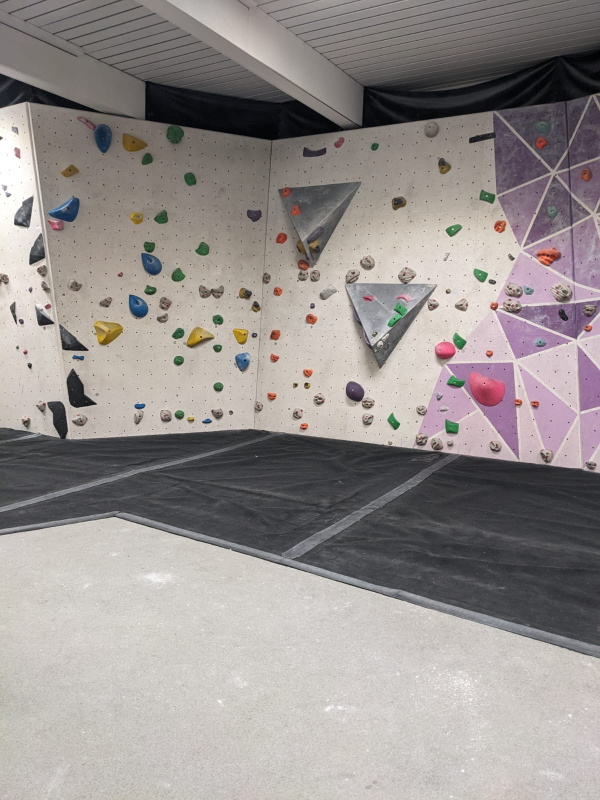
#> input picture fastAPI/processing/climbing1.jpeg, 1200 x 1600 px, found by its file name (shown at 1/2 size)
$ python findHolds.py
#> lines starting #> are read from the running program, lines starting #| are printed output that depends on the picture; after the words box and inside, x2 and y2 are one past the last pixel; in counts of white or black regions, pixels touching at a corner belong together
import cv2
import numpy as np

unprocessed = r"C:\Users\TarFa\code\climbingBuddy\fastAPI\processing\climbing1.jpeg"
destination = r"C:\Users\TarFa\code\climbingBuddy\fastAPI\processing\processed_images\test.jpeg"

image = cv2.imread(unprocessed)
#> image is the input picture: shape (1600, 1200, 3); mean B, G, R 142.8, 144.6, 150.6
image = image[0:950, 100:800]
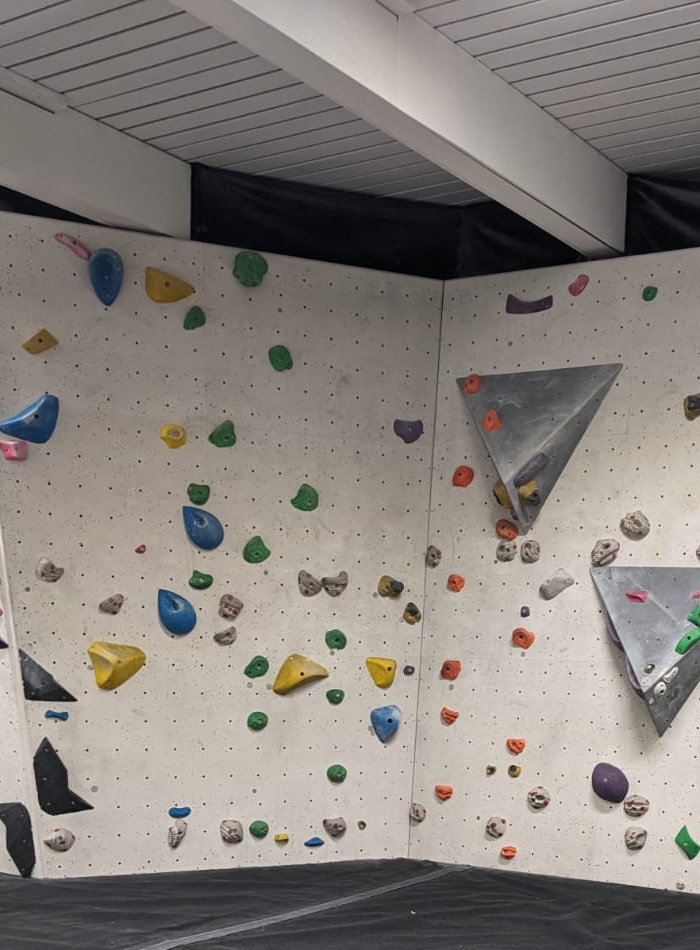
#> image: shape (950, 700, 3); mean B, G, R 124.6, 129.9, 135.8
image = cv2.resize(image, (500,500), interpolation=cv2.INTER_LINEAR)
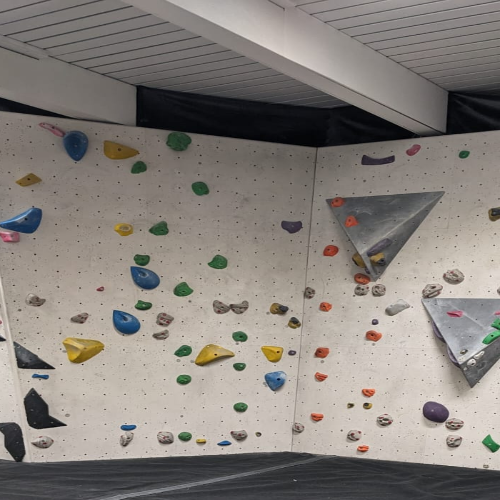
#> image: shape (500, 500, 3); mean B, G, R 124.5, 129.8, 135.7

hsv_image = cv2.cvtColor(image, cv2.COLOR_BGR2HSV)
#> hsv_image: shape (500, 500, 3); mean H, S, V 33.7, 29.1, 137.3

lower_red1 = np.array([95, 0, 0])   # Lower bound for red
upper_red1 = np.array([130, 255, 255]) # Upper bound for red

    # lower_red2 = np.array([170, 120, 70]) # Second range for red
    # upper_red2 = np.array([180, 255, 255])

    # # Create masks for red regions
red_mask = cv2.inRange(hsv_image, lower_red1, upper_red1)
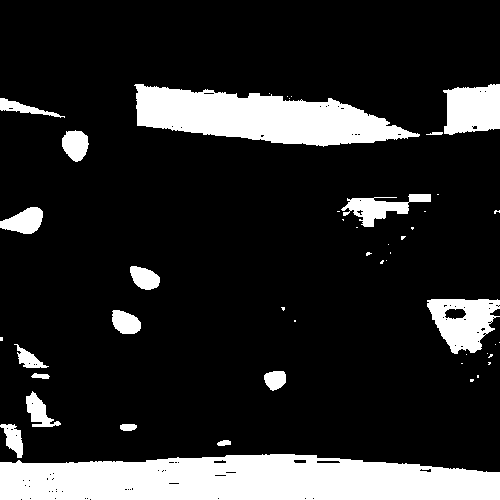
#> red_mask: shape (500, 500); 16.4% white; 47 white regions (29 under 20 px)


cv2.imshow("red mask", red_mask)

contours, _ = cv2.findContours(red_mask, cv2.RETR_EXTERNAL, cv2.CHAIN_APPROX_SIMPLE)
#> contours = 47 contours, 29 with area under 20; largest, box (x1, y1, x2, y2) and area: (0, 454, 500, 500) 18956, (134, 84, 420, 147) 10218, (427, 299, 500, 354) 2639, (443, 84, 500, 135) 2296, (341, 194, 431, 227) 1100

for contour in contours:

        if cv2.contourArea(contour) > 100:  # Adjust area threshold as needed
            x, y, w, h = cv2.boundingRect(contour)
            cv2.rectangle(image, (x, y), (x + w, y + h), (0, 255, 0), 2)  # Green box
#> this loop made 47 passes
#> (x, y, w, h) on passes 1, 4, 5, 9, 16, 20, 22, 23, 36, 38, 40, 42: (0, 454, 500, 46), (0, 424, 23, 34), (26, 391, 35, 36), (264, 371, 22, 20), (14, 344, 35, 24), (112, 310, 29, 24), (427, 299, 73, 55), (130, 266, 30, 24), (0, 207, 43, 27), (341, 194, 90, 33), (62, 130, 27, 32), (0, 98, 65, 20)
#> contour on passes 7, 10, 13, 14, 15, 17: [[477, 375], [477, 377], [478, 377], [478, 375]], [[461, 363], [462, 363]], [[466, 354]], [[487, 353]], [[495, 344]], [[499, 342]]
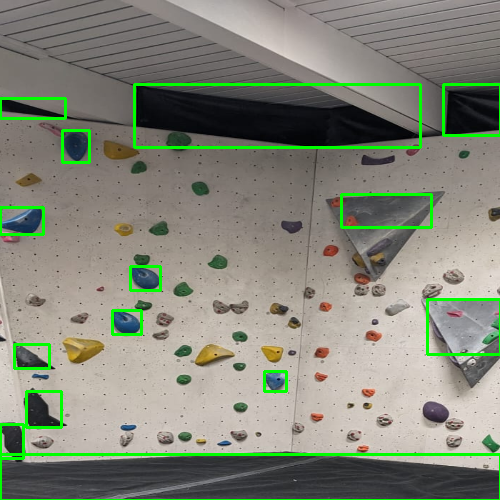
#> image: shape (500, 500, 3); 3.72% of pixels changed, all inside (x1, y1, x2, y2) = (0, 83, 500, 500)


cv2.imshow("climbing wall",image)
cv2.waitKey(0)
cv2.destroyAllWindows()
